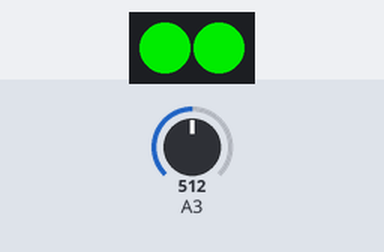
Recording of a sketch running on a simulated Arduino Uno, built with avr-gcc and run on an emulated ATmega328P. Shown: 2 RGB LEDs in strip order, left to right. The test bench sets the inputs (shaded band); at power-on: A3 = 512. Dim RGB values are drawn brighter than linear; what the sketch prints to the serial monitor is not drawn.

Above: at 2.5 s.
2.6 s: A3 set to 242
At 5.57 s:
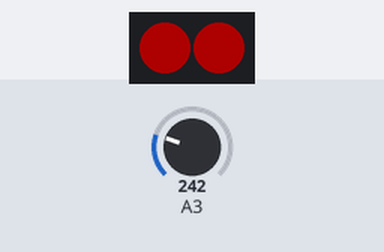
6.1 s: A3 set to 214
At 8.1 s:
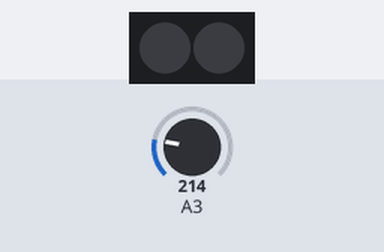
8.5 s: A3 set to 265
At 10.71 s:
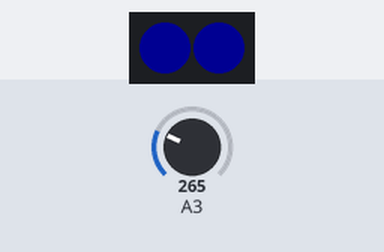
Timing chart, 0 to 18.0 s (numbered marks = the images above; inputs shaded):
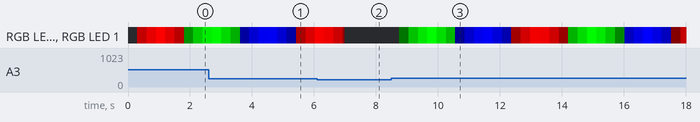

The sketch:

MagicLight.ino
```cpp
#include <Adafruit_NeoPixel.h> //引用此文件
#define PIN 6   //led灯控制引脚
#define PIN_NUM 2 //允许接的led灯的个数
#define val_max 255
#define val_min 0
unsigned int temp_on = 25;
double temp;
int i=0;

Adafruit_NeoPixel strip = Adafruit_NeoPixel(PIN_NUM, PIN, NEO_GRB + NEO_KHZ800);  //该函数第一个参数控制串联灯的个数，第二个是控制用哪个pin脚输出，第三个显示颜色和变化闪烁频率

void setup() //创建无返回值函数
{
   Serial.begin(115200);           //串口初始化
  analogReference(INTERNAL);  //调用板载1.1V基准源
  strip.begin(); //准备对灯珠进行数据发送
  strip.show(); //初始化LED为关的状态
}

void loop() //无返回值loop函数
{
  double analogVotage = 1.1*(double)analogRead(A3)/1024.0;
  temp = 100*analogVotage; //计算温度
  if(temp >= temp_on)
  {
    i++;
    if(i%3==1)  rainbowCycle( 255, 0, 0, 3); //红色呼吸
    else if(i%3==2)  rainbowCycle( 0, 255, 0, 3); //绿色呼吸
    else if(i%3==0)  rainbowCycle( 0, 0, 255, 3); //蓝色呼吸
  }
  else  rainbowCycle( 0, 0, 0, 3);
   Serial.print("Temp: ");
   Serial.print(temp);
}
/*“rainbowCycle( int r, int g, int b, uint8_t wait)”函数说明：
r：红色值（0-255）。g：绿色值（0-255）。b：蓝色值（0-255）。
“uint8_t wait”定义呼吸的速度，数值越小呼吸速度越快*/

void colorSet(uint32_t c)
{
  for (uint16_t i = 0; i < strip.numPixels(); i++)
  //从0自增到LED灯个数减1
{
strip.setPixelColor(i, c); //此函数表示将第i个LED点亮
}
  strip.show(); //LED灯显示
}

void rainbowCycle( int r, int g, int b, uint8_t wait) {
  for (int val = 0; val < 255; val++)
  //val由0自增到254不断循环
  {
colorSet(strip.Color(map(val, val_min, val_max, 0, r), map(val, val_min, val_max, 0, g), map(val, val_min, val_max, 0, b)));
//红绿蓝LED灯依次从暗到亮
/*“map(val,x,y,m,n)”函数为映射函数，可将某个区间的值（x-y）变幻成（m-n），val则是你需要用来映射的数据*/
    delay(wait); //延时
  }
  for (int val = 255; val >= 0; val--)  //val从255自减到0不断循环
  {
colorSet(strip.Color(map(val, val_min, val_max, 0, r), map(val, val_min, val_max, 0, g), map(val, val_min, val_max, 0, b)));
//红绿蓝LED灯依次由亮到暗
    delay(wait); //延时
  }
}
```

Measured:
- the behaviour switches between 233 and 232 on A3 (found by bisection; images 1 and 2)
- after the input at 8.5 s, RGB LED 0, RGB LED 1: off → RGB(0, 1, 0) after 0.25 s, → RGB(0, 89, 0) 0.30 s later, → RGB(0, 177, 0) 0.30 s later, → RGB(0, 245, 0) 0.30 s later, … (31 changes in this stretch)
